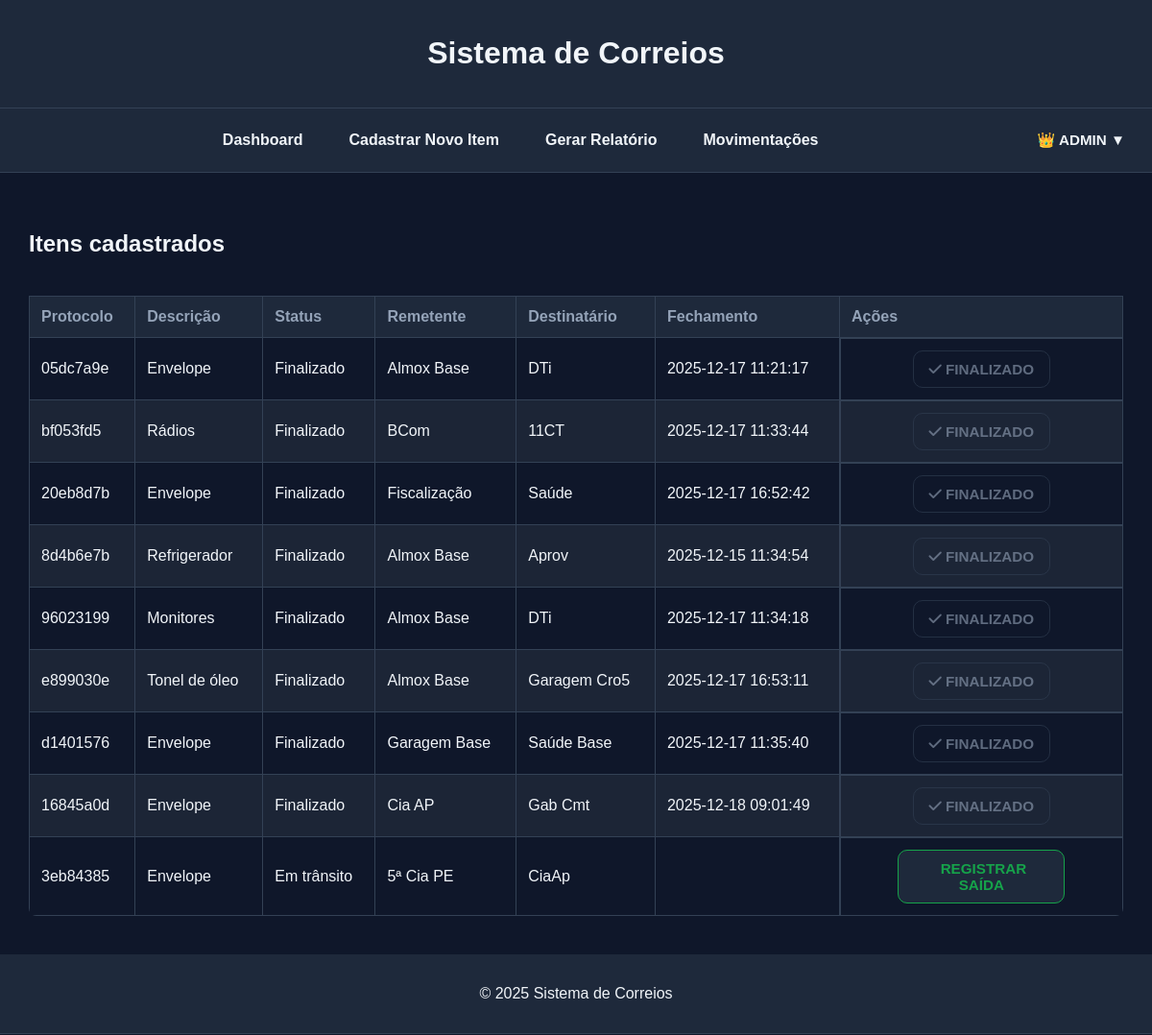
Page / (signed in) on the earlier database version.
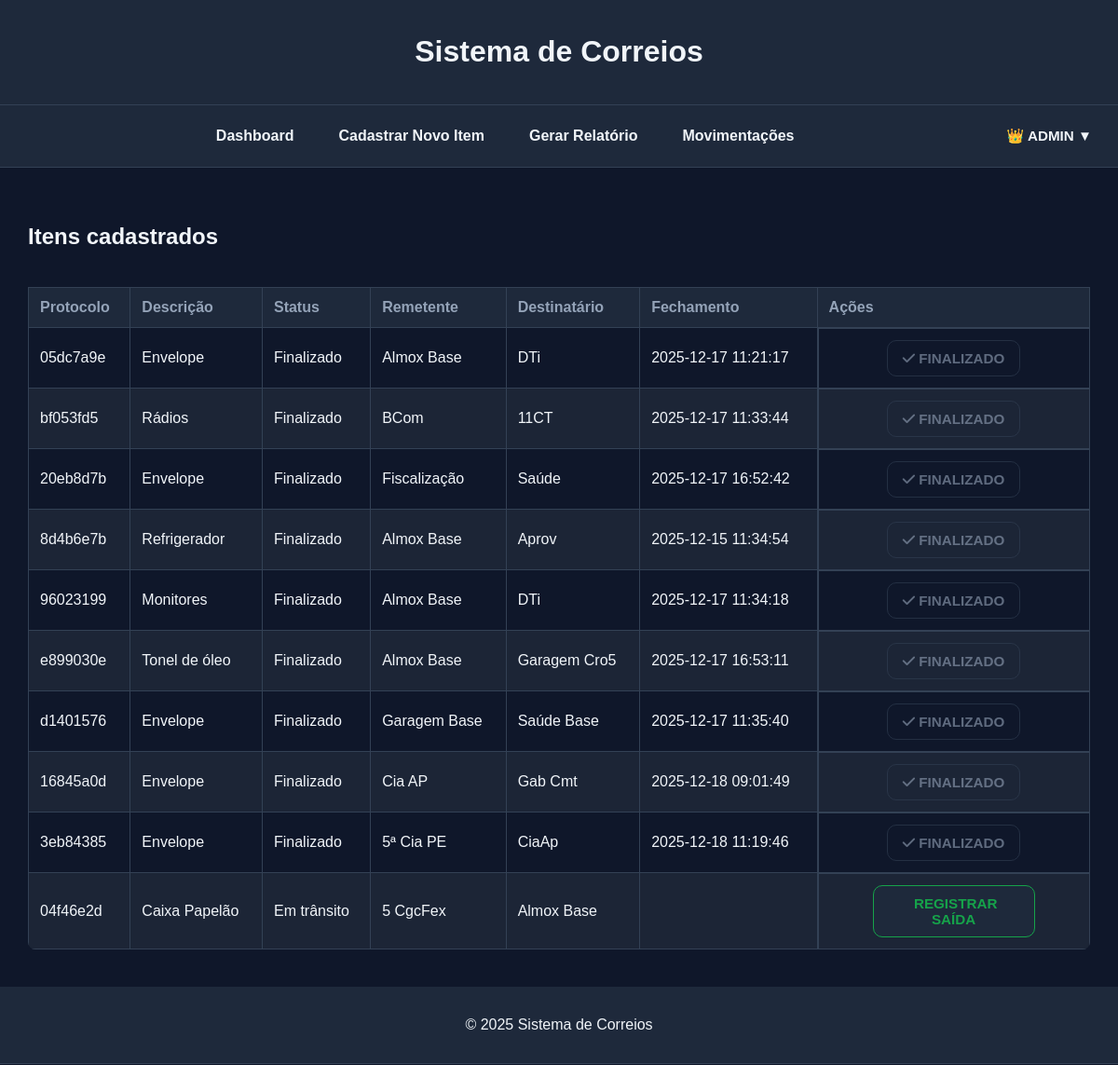
Same page on the later database version.
### app.py (models this page shows, shortened)
class User(UserMixin, db.Model):
    id = db.Column(db.Integer, primary_key=True)
    username = db.Column(db.String(80), unique=True, nullable=False)
    email = db.Column(db.String(120), unique=True, nullable=False)
    password_hash = db.Column(db.String(200), nullable=False)
    role = db.Column(db.String(20), default="user")  # "user" ou "admin"

class Item(db.Model):
    id = db.Column(db.Integer, primary_key=True)
    protocol = db.Column(db.String(20), unique=True, nullable=False)
    sender = db.Column(db.String(100))
    recipient = db.Column(db.String(100))
    description = db.Column(db.String(200))
    status = db.Column(db.String(50))
    closed = db.Column(db.DateTime, nullable=True)

### app.py (the view)
@app.route("/")
@login_required
def index():
    items = Item.query.all()
    return render_template("dashboard.html", items=items)

### app.py (called while the page is built)
@login_manager.user_loader
def load_user(user_id):
    return User.query.get(int(user_id))

### templates/dashboard.html (shortened to what this page needs)
{% extends "base.html" %}
{% block content %}
<section class="panel-card">
  <h2>Itens cadastrados</h2>
    <div class="table-container">
    <table>
      <thead>
        <tr>
          <th>Protocolo</th>
          <th>Descrição</th>
          <th>Status</th>
          <th>Remetente</th>
          <th>Destinatário</th>
          <th>Fechamento</th>
          <th>Ações</th>
        </tr>
      </thead>
      <tbody>
        {% for item in items %}
        <tr>
          <td class="nowrap">{{ item.protocol }}</td>
          <td>{{ item.description }}</td>
          <td class="nowrap">{{ item.status }}</td>
          <td>{{ item.sender }}</td>
          <td>{{ item.recipient }}</td>
          <td class="nowrap">
            {% if item.closed %}
              {{ item.closed.strftime("%Y-%m-%d %H:%M:%S") }}
            {% endif %}
          </td>
          <td class="col-actions">
            {% if item.status != "Finalizado" %}
              <a href="{{ url_for('exit_item', protocol=item.protocol) }}" class="btn-out">
                 Registrar Saída
              </a>
            {% else %}
              <a class="btn-secondary" aria-disabled="true">
                <i class="fa-solid fa-check"></i> Finalizado
              </a>
            {% endif %}
        </td>
        </tr>
        {% endfor %}
      </tbody>
    </table>
  </div>
</section>
{% endblock %}

### templates/base.html (shortened to what this page needs)
  <!DOCTYPE html>
  <html lang="pt-BR">
  <head>
      <link rel="stylesheet" href="{{ url_for('static', filename='style.css') }}">
      <link rel="stylesheet" href="https://cdnjs.cloudflare.com/ajax/libs/font-awesome/6.4.0/css/all.min.css">
  </head>
  <body>
  <header>
      <h1>Sistema de Correios</h1>
  </header>
  <nav>
  {% if current_user and current_user.is_authenticated %}
    <div class="nav-links">
      <a href="{{ url_for('index') }}">Dashboard</a>
      <a href="{{ url_for('new_item') }}">Cadastrar Novo Item</a>
      <a href="{{ url_for('report') }}">Gerar Relatório</a>
  {% if current_user and current_user.is_authenticated and current_user.role == "admin" %}
    <a href="{{ url_for('movimentacoes') }}">Movimentações</a>
  {% endif %}
    </div>
  {% endif %}
  <div class="nav-right">
    {% if current_user and current_user.is_authenticated %}
      <div class="user-menu">
        <button class="user-button">
          {% if current_user.role == "admin" %}
            👑 {{ current_user.username }} ▼
          {% else %}
            👤 {{ current_user.username }} ▼
          {% endif %}
        </button>
      </div>
    {% else %}
      <a href="{{ url_for('login') }}" class="btn-secondary">Login</a>
    {% endif %}
  </div>
</nav>
  <main class="content-container">
      {% block content %}{% endblock %}
    </main>
  <footer>
      <p>&copy; 2025 Sistema de Correios</p>
  </footer>
  </body>
  </html>

### static/style.css (style rules this page uses)
:root { --bg: #0f172a; --panel: #1e293b; --text: #f1f5f9; --muted: #94a3b8; --border: #334155; --primary: #16a34a; --primary-dark: #15803d; --danger: #ef4444; --danger-dark: #b91c1c; --info: #3b82f6; --info-dark: #1e40af; }
body { background-color: var(--bg); color: var(--text); font-family: Arial, sans-serif; margin: 0; padding: 0; }
header, footer { background-color: var(--panel); padding: 16px; text-align: center; border-bottom: 1px solid var(--border); }
nav { background-color: var(--panel); padding: 16px; display: flex; align-items: center; border-bottom: 1px solid var(--border); }
.nav-links { flex: 1; display: flex; justify-content: center; gap: 24px; flex-wrap: wrap; }
.nav-right { margin-left: auto; }
nav a { color: var(--text); text-decoration: none; font-weight: bold; padding: 8px 12px; border-radius: 6px; }
.user-menu { position: relative; display: inline-block; }
.user-button { background: transparent; border: none; color: var(--text); font-weight: bold; cursor: pointer; padding: 8px 12px; border-radius: 6px; }
main { padding: 40px 20px; max-width: 95vw; margin: 0 auto; }
button, .btn-primary, .btn-secondary, a.btn-primary, a.btn-secondary, a.btn-out, a.btn-in, a.btn-info { font-family: Arial, sans-serif; font-size: 0.95rem; font-weight: bold; text-transform: uppercase; padding: 10px 16px; border-radius: 10px; cursor: pointer; transition: background 0.3s ease, color 0.3s ease, border-color 0.3s ease; text-decoration: none; display: inline-block; }
.btn-out, .btn-secondary { transition: transform 0.2s ease, background-color 0.3s ease; }
.btn-secondary, a.btn-secondary { background-color: transparent; color: var(--muted); border: 1px solid var(--border); }
a.btn-out { background-color: var(--panel); color: var(--primary); border: 1px solid var(--primary); }
[aria-disabled="true"] { pointer-events: none; opacity: 0.6; cursor: not-allowed; }
.table-container { max-height: 75vh; max-width: 100%; margin: 0 auto; overflow-y: auto; overflow-x: auto; border-radius: 8px; }
table { width: 100%; border-collapse: collapse; margin-top: 20px; }
th, td { padding: 12px; border: 1px solid var(--border); text-align: left; }
th { background-color: var(--panel); color: var(--muted); position: sticky; top: 0; }
tr:nth-child(even) { background-color: #1c2536; }
.col-actions { display: flex; flex-wrap: wrap; gap: 10px; justify-content: center; align-items: center; min-width: 240px; }
.col-actions a.btn-primary, .col-actions a.btn-secondary, .col-actions a.btn-out, .col-actions a.btn-in, .col-actions a.btn-info { padding: 10px 16px; font-size: 0.95rem; max-width: 140px; text-align: center; }

Differences in the rows shown:
changed Item "3eb84385": status "Em trânsito" → "Finalizado"; closed (not shown) → "2025-12-18 11:19:46"; status "REGISTRAR SAÍDA" → "FINALIZADO"
added Item: protocol "04f46e2d", description "Caixa Papelão", status "Em trânsito", sender "5 CgcFex", recipient "Almox Base"
